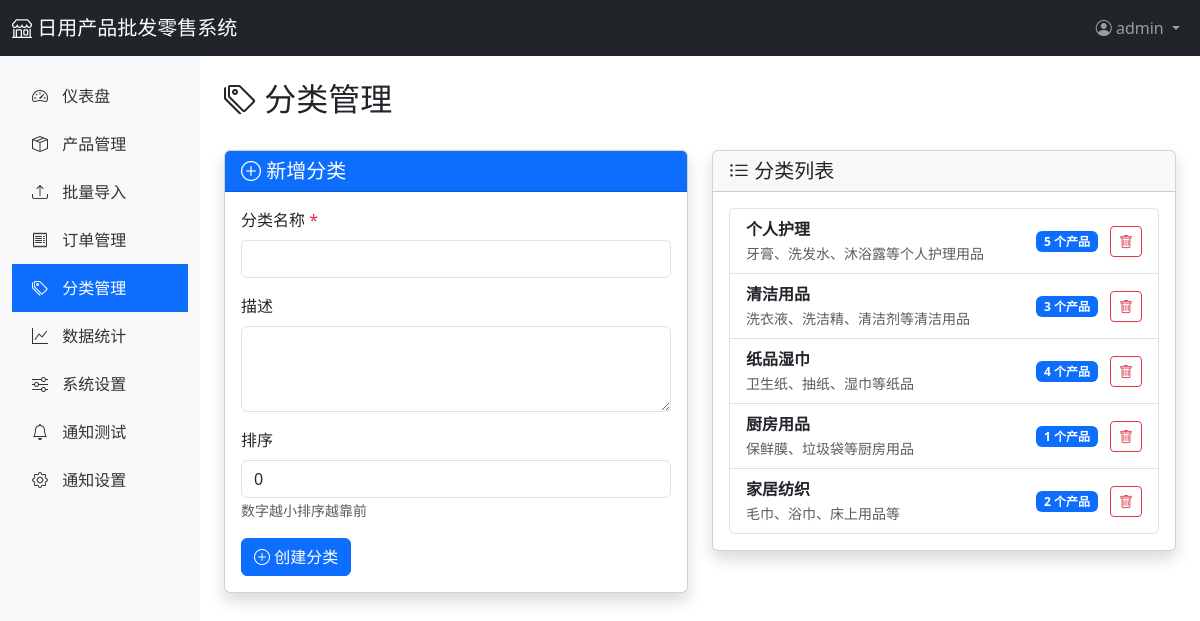
The app's page /admin/categories (signed in) with its own data.
### app/models.py (models this page shows, shortened)
class User(UserMixin, db.Model):
    __tablename__ = 'users'
    id = db.Column(db.Integer, primary_key=True)
    username = db.Column(db.String(80), unique=True, nullable=False)
    email = db.Column(db.String(120), unique=True, nullable=False)
    password_hash = db.Column(db.String(255), nullable=False)
    role = db.Column(db.String(20), default='admin')  # admin, staff
    phone = db.Column(db.String(20))
    is_active = db.Column(db.Boolean, default=True)
    created_at = db.Column(db.DateTime, default=datetime.utcnow)
    updated_at = db.Column(db.DateTime, default=datetime.utcnow, onupdate=datetime.utcnow)
    orders = db.relationship('Order', backref='user', lazy='dynamic')

class Category(db.Model):
    __tablename__ = 'categories'
    id = db.Column(db.Integer, primary_key=True)
    name = db.Column(db.String(100), unique=True, nullable=False)
    description = db.Column(db.Text)
    sort_order = db.Column(db.Integer, default=0)
    created_at = db.Column(db.DateTime, default=datetime.utcnow)
    products = db.relationship('Product', backref='category', lazy='dynamic')

### app/routes/admin.py (the view)
@admin_bp.route('/categories')
@login_required
def categories():
    categories = Category.query.order_by(Category.sort_order).all()
    return render_template('admin/categories.html', categories=categories)

### app/templates/admin/categories.html (shortened to what this page needs)
{% extends "admin/base.html" %}
{% block content %}
<div class="d-flex justify-content-between align-items-center mb-4">
    <h2><i class="bi bi-tags"></i> 分类管理</h2>
</div>
<div class="row">
    <div class="col-lg-6">
        <div class="card shadow">
            <div class="card-header bg-primary text-white">
                <h5 class="mb-0"><i class="bi bi-plus-circle"></i> 新增分类</h5>
            </div>
            <div class="card-body">
                <form method="POST" action="{{ url_for('admin.category_new') }}">
                    <div class="mb-3">
                        <label class="form-label">分类名称 <span class="text-danger">*</span></label>
                        <input type="text" class="form-control" name="name" required>
                    </div>
                    <div class="mb-3">
                        <label class="form-label">描述</label>
                        <textarea class="form-control" name="description" rows="3"></textarea>
                    </div>
                    <div class="mb-3">
                        <label class="form-label">排序</label>
                        <input type="number" class="form-control" name="sort_order" value="0" min="0">
                        <small class="text-muted">数字越小排序越靠前</small>
                    </div>
                    <button type="submit" class="btn btn-primary">
                        <i class="bi bi-plus-circle"></i> 创建分类
                    </button>
                </form>
            </div>
        </div>
    </div>
    <div class="col-lg-6">
        <div class="card shadow">
            <div class="card-header">
                <h5 class="mb-0"><i class="bi bi-list-ul"></i> 分类列表</h5>
            </div>
            <div class="card-body">
                {% if categories %}
                    <div class="list-group">
                        {% for category in categories %}
                        <div class="list-group-item d-flex justify-content-between align-items-center">
                            <div>
                                <strong>{{ category.name }}</strong>
                                {% if category.description %}
                                <br><small class="text-muted">{{ category.description }}</small>
                                {% endif %}
                            </div>
                            <div>
                                <span class="badge bg-primary">{{ category.products.count() }} 个产品</span>
                                <form action="/admin/categories/{{ category.id }}/delete" method="POST"
                                      style="display: inline;"
                                      onsubmit="return confirm('确定要删除此分类吗？');">
                                    <button type="submit" class="btn btn-sm btn-outline-danger ms-2">
                                        <i class="bi bi-trash"></i>
                                    </button>
                                </form>
                            </div>
                        </div>
                        {% endfor %}
                    </div>
                {% else %}
                    <p class="text-muted text-center">暂无分类</p>
                {% endif %}
            </div>
        </div>
    </div>
</div>
{% endblock %}

### app/templates/admin/base.html (shortened to what this page needs)
<!DOCTYPE html>
<html lang="zh-CN">
<head>
    <link href="https://cdn.jsdelivr.net/npm/bootstrap@5.3.0/dist/css/bootstrap.min.css" rel="stylesheet">
    <link href="https://cdn.jsdelivr.net/npm/bootstrap-icons@1.11.0/font/bootstrap-icons.css" rel="stylesheet">
</head>
<body>
    <nav class="navbar navbar-expand-lg navbar-dark bg-dark">
        <div class="container-fluid">
            <a class="navbar-brand" href="{{ url_for('main.index') }}">
                <i class="bi bi-shop"></i> 日用产品批发零售系统
            </a>
            <div class="navbar-nav ms-auto">
                <div class="nav-item dropdown">
                    <a class="nav-link dropdown-toggle" href="#" role="button" data-bs-toggle="dropdown">
                        <i class="bi bi-person-circle"></i> {{ current_user.username }}
                    </a>
                </div>
            </div>
        </div>
    </nav>
    <div class="container-fluid">
        <div class="row">
            <nav class="col-md-2 d-none d-md-block sidebar py-3">
                <ul class="nav flex-column">
                    <li class="nav-item">
                        <a class="nav-link {% if request.endpoint == 'admin.dashboard' %}active{% endif %}" href="{{ url_for('admin.dashboard') }}">
                            <i class="bi bi-speedometer2"></i> 仪表盘
                        </a>
                    </li>
                    <li class="nav-item">
                        <a class="nav-link {% if 'admin.product' in request.endpoint %}active{% endif %}" href="{{ url_for('admin.products') }}">
                            <i class="bi bi-box-seam"></i> 产品管理
                        </a>
                    </li>
                    <li class="nav-item">
                        <a class="nav-link {% if request.endpoint == 'admin.products_import' %}active{% endif %}" href="{{ url_for('admin.products_import') }}">
                            <i class="bi bi-upload"></i> 批量导入
                        </a>
                    </li>
                    <li class="nav-item">
                        <a class="nav-link {% if request.endpoint == 'admin.orders' %}active{% endif %}" href="{{ url_for('admin.orders') }}">
                            <i class="bi bi-receipt"></i> 订单管理
                        </a>
                    </li>
                    <li class="nav-item">
                        <a class="nav-link {% if request.endpoint == 'admin.categories' %}active{% endif %}" href="{{ url_for('admin.categories') }}">
                            <i class="bi bi-tags"></i> 分类管理
                        </a>
                    </li>
                    <li class="nav-item">
                        <a class="nav-link {% if request.endpoint == 'admin.statistics' %}active{% endif %}" href="{{ url_for('admin.statistics') }}">
                            <i class="bi bi-graph-up"></i> 数据统计
                        </a>
                    </li>
                    <li class="nav-item">
                        <a class="nav-link {% if request.endpoint == 'admin.settings' %}active{% endif %}" href="{{ url_for('admin.settings') }}">
                            <i class="bi bi-sliders"></i> 系统设置
                        </a>
                    </li>
                    <li class="nav-item">
                        <a class="nav-link {% if request.endpoint == 'admin.notification_test' %}active{% endif %}" href="{{ url_for('admin.notification_test') }}">
                            <i class="bi bi-bell"></i> 通知测试
                        </a>
                    </li>
                    <li class="nav-item">
                        <a class="nav-link {% if 'system' in request.endpoint %}active{% endif %}" href="{{ url_for('system.settings') }}">
                            <i class="bi bi-gear"></i> 通知设置
                        </a>
                    </li>
                </ul>
            </nav>
            <main class="col-md-10 ms-sm-auto col-lg-10 px-md-4 py-4">
                {% block content %}{% endblock %}
            </main>
        </div>
    </div>
</body>
</html>

### app/templates/admin/base.html (style rules this page uses)
.sidebar { min-height: calc(100vh - 56px); background-color: #f8f9fa; }
.sidebar .nav-link { color: #333; padding: 12px 20px; }
.sidebar .nav-link:hover, .sidebar .nav-link.active { background-color: #0d6efd; color: white; }
.sidebar .nav-link i { margin-right: 10px; }

### records on screen
User: username "admin"
Category: name "个人护理", description "牙膏、洗发水、沐浴露等个人护理用品", products.count "5"
Category: name "清洁用品", description "洗衣液、洗洁精、清洁剂等清洁用品", products.count "3"
Category: name "纸品湿巾", description "卫生纸、抽纸、湿巾等纸品", products.count "4"
Category: name "厨房用品", description "保鲜膜、垃圾袋等厨房用品", products.count "1"
Category: name "家居纺织", description "毛巾、浴巾、床上用品等", products.count "2"
